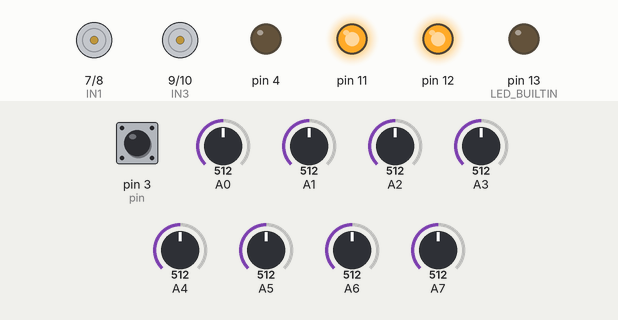
Simulated run of this sketch. Board: Arduino Nano, built with avr-gcc and run on an emulated ATmega328P. On the bench: motor-driver pin pairs drawn as motors (green arrow = first pin HIGH = forward, orange = second pin HIGH = backward, longer = more drive, scaled by the enable pin), output pins drawn as LEDs (lit = HIGH). The test bench sets the inputs (shaded band); at power-on: pin 3 (pin) HIGH, A0 = 512, A1 = 512, A2 = 512, A3 = 512, A4 = 512, A5 = 512, A6 = 512, A7 = 512. What the sketch prints to the serial monitor is not drawn.

Above: at 2.7 s.
2.8 s: pin 3 (pin) pulled LOW for 0.15 s
At 3.9 s:
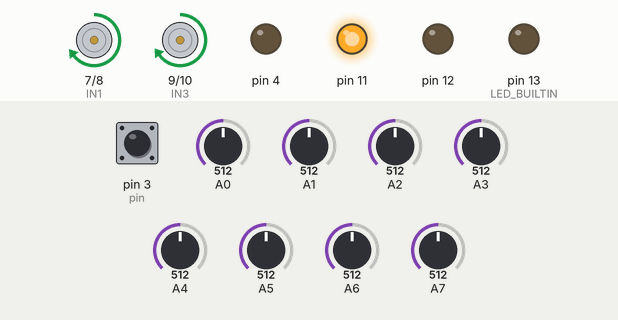
4.4 s: A0 set to 887
5.9 s: A0 set to 911
At 6.6 s:
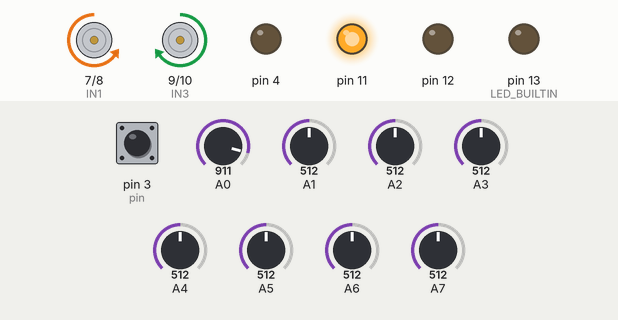
7.4 s: pin 3 (pin) pulled LOW for 1 s
9.9 s: pin 3 (pin) pulled LOW for 3.2 s
Timing chart, 0 to 12.9 s (numbered marks = the images above; inputs shaded):
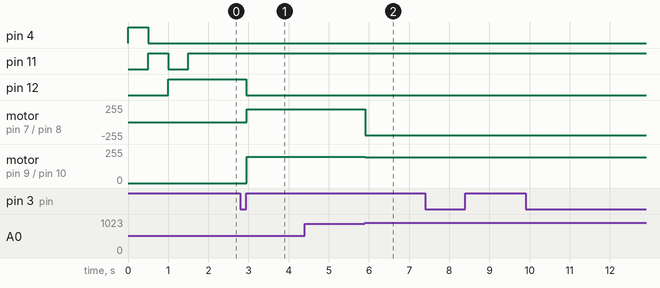

Measured:
- the behaviour switches between 901 and 902 on A0 (found by bisection; images 1 and 2)
- after the input at 2.8 s, pin 12: HIGH → LOW after 0.15 s; motor on pin 7 (IN1) / pin 8 (IN2): stopped → forward 194/255 after 0.16 s; motor on pin 9 (IN3) / pin 10 (IN4): stopped → forward 196/255 after 0.16 s
- after the input at 5.9 s, motor on pin 7 (IN1) / pin 8 (IN2): forward 194/255 → backward 195/255 at once; motor on pin 9 (IN3) / pin 10 (IN4): forward 196/255 → forward 195/255 at once

The sketch:

LaneFollower.ino
```cpp
#include <QTRSensors.h>
//#define DEBUG
#define LOG
enum States {NONE,CALIBRATION,HALT,RUNNING,FINISHED};
enum LineBias  {LEFTMOST,RIGHTMOST,CENTER};

QTRSensors qtr;

const uint8_t sensor_count = 8;
uint16_t sensor_data[sensor_count] ;

uint8_t bottom_pad_percnt = 90;

struct Line {
    uint8_t start,end;
    uint16_t center;
    uint16_t getDir(){
        if(start == end){
            return (uint16_t)start * 1000;
        }
        if(center > ((float)(sensor_count-1)/2) * 1000){
            return (uint16_t)end * 1000;
        }else{
            return (uint16_t)start * 1000;
        }
    };
};

struct LineArray {
    uint16_t size;
    Line data[sensor_count];
};

struct {
    const uint8_t ENA = 5;
    const uint8_t ENB = 6;
    const uint8_t IN4 = 10;
    const uint8_t IN3 = 9;
    const uint8_t IN2 = 8;
    const uint8_t IN1 = 7;

    uint8_t speed = 195;

    void init(){
        pinMode(ENA,OUTPUT);
        pinMode(ENB,OUTPUT);
        pinMode(IN4,OUTPUT);
        pinMode(IN3,OUTPUT);
        pinMode(IN2,OUTPUT);
        pinMode(IN1,OUTPUT);
        setSpeed(speed);
    }

    void setSpeed(uint8_t s){
        analogWrite(ENA,s);
        analogWrite(ENB,s);
    };

    void setSpeed(uint8_t l,uint8_t r){
        analogWrite(ENA,l);
        analogWrite(ENB,r);
    };

    void setSpeedByPd(float pd){
        bool side = (pd < 0.0f)? 1 : 0;
        if(pd == 0.0f){
            setSpeed(speed);
            return;
        }
        float norm = abs(pd) / (((float)(sensor_count-1))/2);
        float norm_cubed = pow(norm,3);
        uint8_t speed_offset = (uint8_t)(80.0f*norm_cubed);
        Serial.print("SPEED OFF: ");
        Serial.println(speed_offset);
        if(side){
            if(norm > 0.8){
                this->right();
                setSpeed(speed);
            }else{
                this->forward();
                setSpeed(speed-speed_offset,speed+speed_offset);
            }
        }else{
            if(norm > 0.8){
                this->left();
                setSpeed(speed);

            }else{
                this->forward();
                setSpeed(speed+speed_offset,speed-speed_offset);
            }
        }
    };

    void forward(){
        digitalWrite(IN1,HIGH);
        digitalWrite(IN2,LOW);
        digitalWrite(IN3,HIGH);
        digitalWrite(IN4,LOW);
    }
    void right(){
        digitalWrite(IN1,LOW);
        digitalWrite(IN2,HIGH);
        digitalWrite(IN3,HIGH);
        digitalWrite(IN4,LOW);
    };
    void left(){
        digitalWrite(IN1,HIGH);
        digitalWrite(IN2,LOW);
        digitalWrite(IN3,LOW);
        digitalWrite(IN4,HIGH);
    }
    void neutral(){
        digitalWrite(IN1,LOW);
        digitalWrite(IN2,LOW);
        digitalWrite(IN3,LOW);
        digitalWrite(IN4,LOW);
    }
    void halt(){
        digitalWrite(IN1,HIGH);
        digitalWrite(IN2,HIGH);
        digitalWrite(IN3,HIGH);
        digitalWrite(IN4,HIGH);
    }
}vehicle;

struct {
    struct led{
        const uint8_t pin;

        led(uint8_t _pin) : pin((uint8_t)_pin){
        }
        void on(){
            digitalWrite(this->pin,HIGH);
        };
        void off(){
            digitalWrite(this->pin,LOW);
        };
        operator bool() const {
            return digitalRead(pin);
        };
    };

    led red = led(12);
    led yellow = led(11);
    led green = led(4);

    void init(){
        pinMode(red.pin,OUTPUT);
        pinMode(yellow.pin,OUTPUT);
        pinMode(green.pin,OUTPUT);
    }

}leds;

struct {
    const uint8_t pin = 3;

    void init(){
        pinMode(pin,INPUT_PULLUP);
    }

   // void(*onClick)();
    void onClickSet(void(*func)()){
        attachInterrupt(digitalPinToInterrupt(pin),func,FALLING);
    };
   // void(*onRelease)();
    void onReleaseSet(void(*func)()){
        attachInterrupt(digitalPinToInterrupt(pin),func,RISING);
    };

}button;

LineArray lines = {0};

volatile States state = NONE;

volatile bool running = false;

void onClick(){
    static volatile unsigned long debounce = 0;
    if(millis() - debounce < 200){
        debounce = millis();
        return;
    }
    debounce = millis();


    if(state != CALIBRATION){
        ChangeState(RUNNING);
    }
};


void setup(){

    Serial.begin(115200);
    leds.init();
    button.init();
    button.onReleaseSet(onClick);

    leds.green.on();
    delay(500);
    leds.green.off();

    leds.yellow.on();
    delay(500);
    leds.yellow.off();

    leds.red.on();
    delay(500);
    leds.red.off();

    qtr.setTypeAnalog();
    qtr.setSensorPins((const uint8_t[]){A7, A6, A5, A4, A3, A2, A1, A0}, sensor_count);
    qtr.setEmitterPin(2);
    qtr.setSamplesPerSensor(4);
    vehicle.init();
    pinMode(LED_BUILTIN, OUTPUT);

    vehicle.neutral();
    //Calibrate();

    Serial.println("--LOG--");
    Serial.println("MIN:");
    for(int i=0;i<sensor_count;i++){
        Serial.print(qtr.calibrationOn.minimum[i]);
        Serial.print(" ");
    }
    Serial.println();
    Serial.println("MAX:");
    for(int i=0;i<sensor_count;i++){
        Serial.print(qtr.calibrationOn.maximum[i]);
        Serial.print(" ");
    }
    Serial.println();

    Serial.print("Padding : P");
    Serial.print(bottom_pad_percnt);
    Serial.print(" R");
    Serial.println((float) bottom_pad_percnt / 100);


    Serial.println("PAD MIN:");
    for(int i=0;i<sensor_count;i++){
        Serial.print(GetPaddedMin(i));
        Serial.print(" ");
    }
    Serial.println();
    Serial.println("--LOG--");

    ChangeState(HALT);

}

unsigned long t0 = 0;

void loop(){
    //t0 = millis() - t0;

    ClearLines();
    qtr.read(sensor_data);
#ifdef DEBUG
    for(int i=0;i<sensor_count;i++){
        Serial.print(GetSValue(i));
        Serial.print(" ");
    }
        Serial.println();
    for(int i=0;i<sensor_count;i++){
        if(IsSensorOnBlack(i)){
            Serial.print("-");
        }else{
            Serial.print("X");
        }

        Serial.print(" ");
    }
        Serial.println();
#endif

    if(state != RUNNING){
        vehicle.halt();
        return;
    }

    FindLines();//IMPORTANT

    static const float home = (float)(sensor_count-1) / 2 ;
    static float target = 4.5;
    static float last_error = 0;
    if(IsOnBlack()){
        if(IsOnAllBlack()){
            ChangeState(FINISHED);
            return;
        }
        target = (float)(GetLine(LEFTMOST).getDir()) / 1000;
        Serial.print("TARGET :");
        Serial.println(target);
    }
    float error = home - target;
    float pd = error + -(last_error - error) * 1.5;
    last_error = error;
    vehicle.setSpeedByPd(pd);
    /*
    if(pd > 0){
        vehicle.left();
    }else if(pd == 0){
        vehicle.neutral();
    }
    else {
        vehicle.right();
    }
    */


#ifdef LOG

    Serial.print("BlackLine :");
    if(IsOnBlack()){
        Serial.print("X");
    }
    Serial.print(" ");
    Serial.println((float)(GetLine(LEFTMOST).getDir()) / 1000);

    Serial.print("PD :");
    Serial.println(pd);

    float norm = abs(pd) / (((float)(sensor_count-1))/2);

    Serial.print("NORM :");
    Serial.println(norm);

#endif
}


void Calibrate(){
    //vehicle.left();
    ChangeState(CALIBRATION);
    vehicle.right();
    for(int i=0;i< 220;i++){
        qtr.calibrate();
    }
    vehicle.neutral();
    ChangeState(NONE);
}

uint16_t GetSValue(uint8_t idx){
    if(idx < 0 || idx > sensor_count-1)return 0;
    return  sensor_data[idx];
};

uint16_t GetMin(uint8_t idx){
    if(idx < 0 || idx > sensor_count-1)return 0;
    return qtr.calibrationOn.minimum[idx];
};


uint16_t GetMax(uint8_t idx){
    if(idx < 0 || idx > sensor_count-1)return 0;
    return qtr.calibrationOn.maximum[idx];
};

uint16_t GetPaddedMin(uint8_t idx){
    float ratio = (float)bottom_pad_percnt / 100;
    uint16_t min_v = GetMin(idx);
    uint16_t max_v = GetMax(idx);
    return min_v + (uint16_t)(ratio* (  max_v - min_v ) );
};

bool IsSensorOnBlack(uint8_t idx){
    uint16_t v = GetSValue(idx);
    if(v == 0) return false;
    //if(v > GetPaddedMin(idx)) return true;
    if(v > 900) return true;
    return false;
};

bool IsOnAllBlack(){
    bool ret = true;
    for(int i=0;i<sensor_count;i++){
        ret &= IsSensorOnBlack(i);
        if(!ret) return ret;
    }
    return true;
};

bool IsOnBlack(){
    bool ret = false;
    for(int i=0;i<sensor_count;i++){
        ret |= IsSensorOnBlack(i);
        if(ret)break;
    }
    return ret;
}

void ClearLines(){
    memset(&lines,0,sizeof(LineArray));
}

void AddLine(uint8_t start,uint8_t end){
    if(lines.size >= sensor_count)return ;
    Line* line = &(lines.data[lines.size]);
    line->start = start;
    line->end = end;
    lines.size ++;
}

void CalcLines(){
    for(int i=0;i<lines.size;i++){
        Line *l = &lines.data[i];
        uint16_t delta = l->end - l->start;
        l->center = delta * 1000;
        if(delta == 0){
            l->center = l->start * 1000;
            break;
        }
        l->center = l->start * 1000 + l->center / 2;
    }
};

Line GetLine(LineBias bias){
    if(lines.size == 0 ) return (const Line){0};
    if(lines.size == 1 ) return lines.data[0];
    switch(bias){
        case LEFTMOST:{
            Line *l = &(lines.data[0]);
            for(int i=1;i<lines.size;i++){
                if(lines.data[i].start == 0)return lines.data[i];
                if(lines.data[i].start < l->start) l = &(lines.data[i]);
            }
            break;
        }
        case RIGHTMOST:{
            Line *l = &(lines.data[0]);
            for(int i=1;i<lines.size;i++){
                if(lines.data[i].end == sensor_count-1)return lines.data[i];
                if(lines.data[i].end > l->end) l = &(lines.data[i]);
            }
            break;
        }

    }

};


uint16_t FindLines(){
    int16_t start = -1;
    for(int i=0;i<sensor_count;i++){
        if(IsSensorOnBlack(i)){
            if(start == -1){
                start = i;
            }else{

            }
        }else if(start != -1){
            AddLine(start,i-1);
            start = -1;
        }

    }
    if (start > 0){
        AddLine(start,sensor_count-1);
    }
    CalcLines();
    return lines.size;
};


void ChangeState(States nState){
    switch(state){
        case CALIBRATION:{
            leds.red.off();
        };
            break;
        case HALT:{
            leds.red.off();
            leds.yellow.off();
        };
            break;
        case RUNNING:{
            leds.yellow.off();
            vehicle.halt();
        };
            break;
        case FINISHED:{
            leds.green.off();
        };
            break;
    }
    switch(nState){
        case CALIBRATION:{
            leds.red.on();
        };
            break;
        case HALT:{
            leds.red.on();
            leds.yellow.on();
        };
            break;
        case RUNNING:{
            leds.yellow.on();

        };
            break;
        case FINISHED:{
            leds.green.on();
        };
            break;
        case NONE:{
            leds.green.off();
            leds.red.off();
            leds.yellow.off();
        }
    }
    state = nState;
}
```
